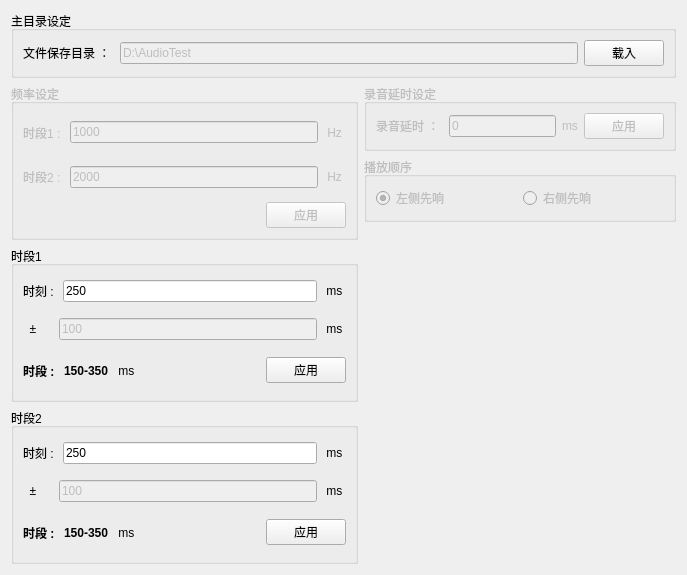
<?xml version="1.0" encoding="UTF-8"?>
<ui version="4.0">
 <class>Setup4AutoTest</class>
 <widget class="QWidget" name="Setup4AutoTest">
  <property name="geometry">
   <rect>
    <x>0</x>
    <y>0</y>
    <width>687</width>
    <height>575</height>
   </rect>
  </property>
  <property name="windowTitle">
   <string>Form</string>
  </property>
  <property name="styleSheet">
   <string notr="true">QLabel,
QLineEdit,
QRadioButton,
QComboBox,
QCheckBox,
QPushButton,
QGroupBox,
QTableView,
QTableWidget,
QHeaderView::section/*表头样式*/
{
  font-family: &quot;Source Han Sans K Regular&quot;;
}</string>
  </property>
  <layout class="QVBoxLayout" name="verticalLayout_5">
   <item>
    <layout class="QVBoxLayout" name="verticalLayout_7">
     <item>
      <widget class="QGroupBox" name="groupBox_3">
       <property name="title">
        <string>主目录设定</string>
       </property>
       <layout class="QVBoxLayout" name="verticalLayout_3">
        <item>
         <layout class="QHBoxLayout" name="horizontalLayout_6">
          <item>
           <layout class="QHBoxLayout" name="horizontalLayout_2">
            <item>
             <widget class="QLabel" name="label_2">
              <property name="text">
               <string>文件保存目录 ： </string>
              </property>
             </widget>
            </item>
            <item>
             <widget class="QLineEdit" name="lineEdit_mainWorkDir">
              <property name="enabled">
               <bool>false</bool>
              </property>
              <property name="text">
               <string>D:\AudioTest</string>
              </property>
             </widget>
            </item>
           </layout>
          </item>
          <item>
           <widget class="QPushButton" name="btnMainWorkDirApply">
            <property name="text">
             <string>载入</string>
            </property>
           </widget>
          </item>
         </layout>
        </item>
       </layout>
      </widget>
     </item>
     <item>
      <layout class="QHBoxLayout" name="horizontalLayout_8">
       <item>
        <layout class="QHBoxLayout" name="horizontalLayout_16">
         <item>
          <layout class="QVBoxLayout" name="verticalLayout_8">
           <item>
            <widget class="QGroupBox" name="groupBox_2">
             <property name="enabled">
              <bool>false</bool>
             </property>
             <property name="title">
              <string>频率设定</string>
             </property>
             <layout class="QVBoxLayout" name="verticalLayout_2">
              <item>
               <layout class="QHBoxLayout" name="horizontalLayout_4">
                <item>
                 <widget class="QLabel" name="label_4">
                  <property name="text">
                   <string>时段1 : </string>
                  </property>
                 </widget>
                </item>
                <item>
                 <widget class="QLineEdit" name="lineEdit_Frequency1">
                  <property name="text">
                   <string>1000</string>
                  </property>
                 </widget>
                </item>
                <item>
                 <widget class="QLabel" name="label_5">
                  <property name="text">
                   <string> Hz </string>
                  </property>
                 </widget>
                </item>
               </layout>
              </item>
              <item>
               <layout class="QHBoxLayout" name="horizontalLayout_5">
                <item>
                 <widget class="QLabel" name="label_6">
                  <property name="text">
                   <string>时段2 : </string>
                  </property>
                 </widget>
                </item>
                <item>
                 <widget class="QLineEdit" name="lineEdit_Frequency2">
                  <property name="text">
                   <string>2000</string>
                  </property>
                 </widget>
                </item>
                <item>
                 <widget class="QLabel" name="label_7">
                  <property name="text">
                   <string> Hz </string>
                  </property>
                 </widget>
                </item>
               </layout>
              </item>
              <item>
               <layout class="QHBoxLayout" name="horizontalLayout_9">
                <item>
                 <spacer name="horizontalSpacer">
                  <property name="orientation">
                   <enum>Qt::Horizontal</enum>
                  </property>
                  <property name="sizeHint" stdset="0">
                   <size>
                    <width>40</width>
                    <height>20</height>
                   </size>
                  </property>
                 </spacer>
                </item>
                <item>
                 <widget class="QPushButton" name="btnFrequencyApply">
                  <property name="text">
                   <string>应用</string>
                  </property>
                 </widget>
                </item>
               </layout>
              </item>
             </layout>
            </widget>
           </item>
           <item>
            <widget class="QGroupBox" name="groupBox_6">
             <property name="title">
              <string>时段1</string>
             </property>
             <layout class="QVBoxLayout" name="verticalLayout_9">
              <item>
               <layout class="QVBoxLayout" name="verticalLayout_4">
                <item>
                 <layout class="QHBoxLayout" name="horizontalLayout_10">
                  <item>
                   <widget class="QLabel" name="label_13">
                    <property name="text">
                     <string>时刻 : </string>
                    </property>
                   </widget>
                  </item>
                  <item>
                   <widget class="QLineEdit" name="lineEdit_duration1">
                    <property name="minimumSize">
                     <size>
                      <width>200</width>
                      <height>0</height>
                     </size>
                    </property>
                    <property name="text">
                     <string>250</string>
                    </property>
                   </widget>
                  </item>
                  <item>
                   <widget class="QLabel" name="label_15">
                    <property name="text">
                     <string> ms </string>
                    </property>
                   </widget>
                  </item>
                 </layout>
                </item>
                <item>
                 <layout class="QHBoxLayout" name="horizontalLayout_11" stretch="0,0,0">
                  <item>
                   <widget class="QLabel" name="label_11">
                    <property name="text">
                     <string>  ±     </string>
                    </property>
                   </widget>
                  </item>
                  <item>
                   <widget class="QLineEdit" name="lineEdit_durationRange1">
                    <property name="enabled">
                     <bool>false</bool>
                    </property>
                    <property name="minimumSize">
                     <size>
                      <width>200</width>
                      <height>0</height>
                     </size>
                    </property>
                    <property name="text">
                     <string>100</string>
                    </property>
                   </widget>
                  </item>
                  <item>
                   <widget class="QLabel" name="label_14">
                    <property name="text">
                     <string> ms </string>
                    </property>
                   </widget>
                  </item>
                 </layout>
                </item>
                <item>
                 <layout class="QHBoxLayout" name="horizontalLayout_13">
                  <item>
                   <widget class="QLabel" name="label_8">
                    <property name="font">
                     <font>
                      <bold>true</bold>
                     </font>
                    </property>
                    <property name="text">
                     <string>时段 : </string>
                    </property>
                   </widget>
                  </item>
                  <item>
                   <widget class="QLabel" name="label_duration1">
                    <property name="font">
                     <font>
                      <bold>true</bold>
                     </font>
                    </property>
                    <property name="text">
                     <string>150-350</string>
                    </property>
                   </widget>
                  </item>
                  <item>
                   <widget class="QLabel" name="label_16">
                    <property name="text">
                     <string> ms </string>
                    </property>
                   </widget>
                  </item>
                  <item>
                   <spacer name="horizontalSpacer_2">
                    <property name="orientation">
                     <enum>Qt::Horizontal</enum>
                    </property>
                    <property name="sizeHint" stdset="0">
                     <size>
                      <width>123</width>
                      <height>39</height>
                     </size>
                    </property>
                   </spacer>
                  </item>
                  <item>
                   <widget class="QPushButton" name="btnTestDurationApply1">
                    <property name="text">
                     <string>应用</string>
                    </property>
                   </widget>
                  </item>
                 </layout>
                </item>
               </layout>
              </item>
             </layout>
            </widget>
           </item>
           <item>
            <widget class="QGroupBox" name="groupBox_7">
             <property name="title">
              <string>时段2</string>
             </property>
             <layout class="QVBoxLayout" name="verticalLayout_14">
              <item>
               <layout class="QVBoxLayout" name="verticalLayout_10">
                <item>
                 <layout class="QHBoxLayout" name="horizontalLayout_12">
                  <item>
                   <widget class="QLabel" name="label_17">
                    <property name="text">
                     <string>时刻 : </string>
                    </property>
                   </widget>
                  </item>
                  <item>
                   <widget class="QLineEdit" name="lineEdit_duration2">
                    <property name="minimumSize">
                     <size>
                      <width>200</width>
                      <height>0</height>
                     </size>
                    </property>
                    <property name="text">
                     <string>250</string>
                    </property>
                   </widget>
                  </item>
                  <item>
                   <widget class="QLabel" name="label_18">
                    <property name="text">
                     <string> ms </string>
                    </property>
                   </widget>
                  </item>
                 </layout>
                </item>
                <item>
                 <layout class="QHBoxLayout" name="horizontalLayout_14" stretch="0,0,0">
                  <item>
                   <widget class="QLabel" name="label_19">
                    <property name="text">
                     <string>  ±     </string>
                    </property>
                   </widget>
                  </item>
                  <item>
                   <widget class="QLineEdit" name="lineEdit_durationRange2">
                    <property name="enabled">
                     <bool>false</bool>
                    </property>
                    <property name="minimumSize">
                     <size>
                      <width>200</width>
                      <height>0</height>
                     </size>
                    </property>
                    <property name="text">
                     <string>100</string>
                    </property>
                   </widget>
                  </item>
                  <item>
                   <widget class="QLabel" name="label_20">
                    <property name="text">
                     <string> ms </string>
                    </property>
                   </widget>
                  </item>
                 </layout>
                </item>
                <item>
                 <layout class="QHBoxLayout" name="horizontalLayout_15">
                  <item>
                   <widget class="QLabel" name="label_9">
                    <property name="font">
                     <font>
                      <bold>true</bold>
                     </font>
                    </property>
                    <property name="text">
                     <string>时段 : </string>
                    </property>
                   </widget>
                  </item>
                  <item>
                   <widget class="QLabel" name="label_duration2">
                    <property name="font">
                     <font>
                      <bold>true</bold>
                     </font>
                    </property>
                    <property name="text">
                     <string>150-350</string>
                    </property>
                   </widget>
                  </item>
                  <item>
                   <widget class="QLabel" name="label_22">
                    <property name="text">
                     <string> ms </string>
                    </property>
                   </widget>
                  </item>
                  <item>
                   <spacer name="horizontalSpacer_3">
                    <property name="orientation">
                     <enum>Qt::Horizontal</enum>
                    </property>
                    <property name="sizeHint" stdset="0">
                     <size>
                      <width>123</width>
                      <height>39</height>
                     </size>
                    </property>
                   </spacer>
                  </item>
                  <item>
                   <widget class="QPushButton" name="btnTestDurationApply2">
                    <property name="text">
                     <string>应用</string>
                    </property>
                   </widget>
                  </item>
                 </layout>
                </item>
               </layout>
              </item>
             </layout>
            </widget>
           </item>
          </layout>
         </item>
         <item>
          <layout class="QVBoxLayout" name="verticalLayout_6">
           <item>
            <widget class="QGroupBox" name="groupBox_4">
             <property name="enabled">
              <bool>false</bool>
             </property>
             <property name="title">
              <string>录音延时设定</string>
             </property>
             <layout class="QHBoxLayout" name="horizontalLayout_7">
              <item>
               <layout class="QHBoxLayout" name="horizontalLayout">
                <item>
                 <widget class="QLabel" name="label">
                  <property name="text">
                   <string>录音延时 ： </string>
                  </property>
                 </widget>
                </item>
                <item>
                 <widget class="QLineEdit" name="lineEdit_recordDelay">
                  <property name="text">
                   <string>0</string>
                  </property>
                 </widget>
                </item>
                <item>
                 <widget class="QLabel" name="label_3">
                  <property name="text">
                   <string>ms</string>
                  </property>
                 </widget>
                </item>
               </layout>
              </item>
              <item>
               <widget class="QPushButton" name="btnRecordDelayApply">
                <property name="text">
                 <string>应用</string>
                </property>
               </widget>
              </item>
             </layout>
            </widget>
           </item>
           <item>
            <widget class="QGroupBox" name="groupBox">
             <property name="enabled">
              <bool>false</bool>
             </property>
             <property name="title">
              <string>播放顺序</string>
             </property>
             <layout class="QVBoxLayout" name="verticalLayout">
              <item>
               <layout class="QHBoxLayout" name="horizontalLayout_3">
                <item>
                 <widget class="QRadioButton" name="radioButton">
                  <property name="text">
                   <string>左侧先响</string>
                  </property>
                  <property name="checked">
                   <bool>true</bool>
                  </property>
                 </widget>
                </item>
                <item>
                 <widget class="QRadioButton" name="radioButton_2">
                  <property name="text">
                   <string>右侧先响</string>
                  </property>
                 </widget>
                </item>
               </layout>
              </item>
             </layout>
            </widget>
           </item>
           <item>
            <spacer name="verticalSpacer">
             <property name="orientation">
              <enum>Qt::Vertical</enum>
             </property>
             <property name="sizeHint" stdset="0">
              <size>
               <width>20</width>
               <height>228</height>
              </size>
             </property>
            </spacer>
           </item>
          </layout>
         </item>
        </layout>
       </item>
      </layout>
     </item>
    </layout>
   </item>
  </layout>
 </widget>
 <resources/>
 <connections/>
</ui>
